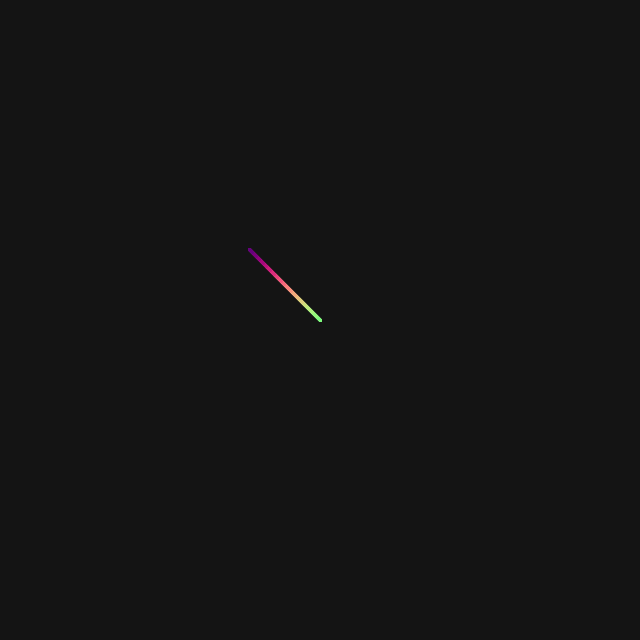
Frame 1 (no input)
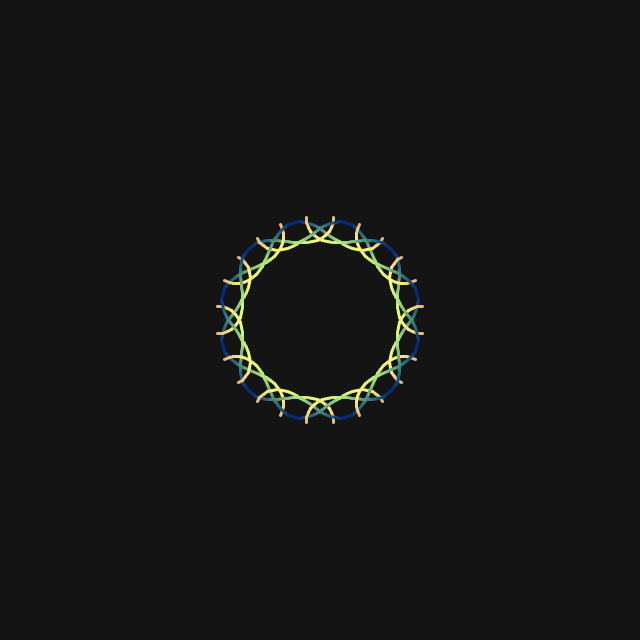
Frame 60 (the mouse pressed at the canvas centre just before this capture)
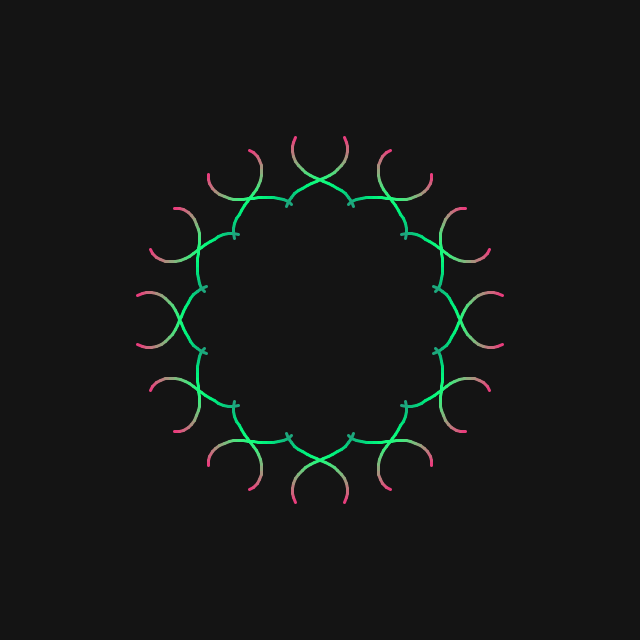
Frame 120 (the mouse held since frame 60 and released just before this capture)

The Processing sketch that drew these frames (run headless with seeded random() and noise(); from frame 60 on, the mouse is pressed at the canvas centre):

// Processing sketch: phsy
// ── phsy.pde
ArrayList snakes = new ArrayList();
// Amount of segments
int segAmount = 20;
// Length of segment
float segLength = 5;
// Amount of snakes we want. (360/d)
float d = 15;
 
void setup() {
  size(640, 640);
  strokeWeight(3);
  float t = 1;
  for (int i = 0; i < 360; i+=d) {
    // Angle, Velocity direction
    snakes.add(new Snake(i+d/2, t*=-1));
  }
}
 
void draw() {
  background(20);
  for (int i = 0; i < snakes.size(); i++) {
    Snake s = (Snake) snakes.get(i);
    s.draw();
    s.move();
  }
}
 
class Snake {
  PVector[] pos = new PVector[segAmount];
  PVector loc;
 
  float index, d;
 
  Snake(float ind, float dir) {
    loc = new PVector(width/2, height/2);
    index = ind;
    d = dir;
    for (int i = 0; i < segAmount; i++) {
      pos[i] = new PVector(i, i);
    }
  }
 
  void draw() {
    dragSegment(0, loc);
    for (int i = 0; i < pos.length-1; i++) {
      dragSegment(i+1, pos[i]);
    }
  }
 
  void move() {
    float a = sin(radians((frameCount*d)*6))*120;
    // Set velocity here as it does not need to be accessed outside the object function
    PVector vel = new PVector(sin(radians((frameCount*d)+a+index))*5, cos(radians((frameCount*d)+a+index))*5);
    loc.add(vel);
  }
 
  void dragSegment(int i, PVector loc) {
    float angle = atan2(loc.y - pos[i].y, loc.x - pos[i].x);
    pos[i].x = loc.x - cos(angle) * segLength;
    pos[i].y = loc.y - sin(angle) * segLength;
 
    pushMatrix();
    translate(pos[i].x, pos[i].y);
    rotate(atan2(loc.y - pos[i].y, loc.x - pos[i].x));
    // Change red and green but leave blue 125
    stroke(125+sin(radians(i*10+frameCount))*125, 125+cos(radians(i*10-frameCount))*125, 125);
    line(0, 0, segLength, 0);
    popMatrix();
  }
}
